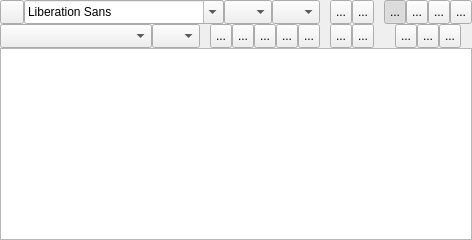
     <widget class="QWidget" name="TextTab">
      <attribute name="title">
       <string>Text</string>
      </attribute>
      <layout class="QVBoxLayout" name="verticalLayout_3">
       <property name="spacing">
        <number>0</number>
       </property>
       <property name="margin">
        <number>0</number>
       </property>
       <item>
        <layout class="QHBoxLayout" name="horizontalLayout_2">
         <property name="spacing">
          <number>0</number>
         </property>
         <property name="margin">
          <number>0</number>
         </property>
         <item>
          <widget class="QToolButton" name="TextStyleBT">
           <property name="minimumSize">
            <size>
             <width>24</width>
             <height>24</height>
            </size>
           </property>
           <property name="maximumSize">
            <size>
             <width>24</width>
             <height>24</height>
            </size>
           </property>
           <property name="text">
            <string notr="true"/>
           </property>
           <property name="icon">
            <iconset resource="../../RSCffDiaporama.qrc">
             <normaloff>:/img/db_menu.png</normaloff>:/img/db_menu.png</iconset>
           </property>
           <property name="arrowType">
            <enum>Qt::NoArrow</enum>
           </property>
          </widget>
         </item>
         <item>
          <widget class="QFontComboBox" name="fontStyleCB">
           <property name="sizePolicy">
            <sizepolicy hsizetype="Fixed" vsizetype="Fixed">
             <horstretch>0</horstretch>
             <verstretch>0</verstretch>
            </sizepolicy>
           </property>
           <property name="minimumSize">
            <size>
             <width>200</width>
             <height>24</height>
            </size>
           </property>
           <property name="maximumSize">
            <size>
             <width>200</width>
             <height>24</height>
            </size>
           </property>
           <property name="toolTip">
            <string>Select font family</string>
           </property>
          </widget>
         </item>
         <item>
          <widget class="QComboBox" name="fontSize">
           <property name="sizePolicy">
            <sizepolicy hsizetype="Fixed" vsizetype="Fixed">
             <horstretch>0</horstretch>
             <verstretch>0</verstretch>
            </sizepolicy>
           </property>
           <property name="minimumSize">
            <size>
             <width>48</width>
             <height>24</height>
            </size>
           </property>
           <property name="maximumSize">
            <size>
             <width>48</width>
             <height>24</height>
            </size>
           </property>
           <property name="toolTip">
            <string>Select font size</string>
           </property>
          </widget>
         </item>
         <item>
          <widget class="cCustomColorComboBox" name="FontColorCombo">
           <property name="sizePolicy">
            <sizepolicy hsizetype="Fixed" vsizetype="Fixed">
             <horstretch>0</horstretch>
             <verstretch>0</verstretch>
            </sizepolicy>
           </property>
           <property name="minimumSize">
            <size>
             <width>48</width>
             <height>24</height>
            </size>
           </property>
           <property name="maximumSize">
            <size>
             <width>48</width>
             <height>24</height>
            </size>
           </property>
           <property name="toolTip">
            <string>Select font color</string>
           </property>
           <property name="editable">
            <bool>false</bool>
           </property>
          </widget>
         </item>
         <item>
          <widget class="QLabel" name="label_9">
           <property name="minimumSize">
            <size>
             <width>10</width>
             <height>0</height>
            </size>
           </property>
           <property name="maximumSize">
            <size>
             <width>10</width>
             <height>16777215</height>
            </size>
           </property>
           <property name="text">
            <string/>
           </property>
          </widget>
         </item>
         <item>
          <widget class="QToolButton" name="ListBt">
           <property name="minimumSize">
            <size>
             <width>22</width>
             <height>24</height>
            </size>
           </property>
           <property name="maximumSize">
            <size>
             <width>22</width>
             <height>24</height>
            </size>
           </property>
           <property name="toolTip">
            <string>Bullet list</string>
           </property>
           <property name="text">
            <string notr="true">...</string>
           </property>
           <property name="icon">
            <iconset resource="../../RSCffDiaporama.qrc">
             <normaloff>:/img/Text/text_list.png</normaloff>:/img/Text/text_list.png</iconset>
           </property>
           <property name="checkable">
            <bool>true</bool>
           </property>
           <property name="checked">
            <bool>false</bool>
           </property>
           <property name="autoExclusive">
            <bool>false</bool>
           </property>
          </widget>
         </item>
         <item>
          <widget class="QToolButton" name="ListNbrBt">
           <property name="minimumSize">
            <size>
             <width>22</width>
             <height>24</height>
            </size>
           </property>
           <property name="maximumSize">
            <size>
             <width>22</width>
             <height>24</height>
            </size>
           </property>
           <property name="toolTip">
            <string>Numbered list</string>
           </property>
           <property name="text">
            <string notr="true">...</string>
           </property>
           <property name="icon">
            <iconset resource="../../RSCffDiaporama.qrc">
             <normaloff>:/img/Text/text_list_nbr.png</normaloff>:/img/Text/text_list_nbr.png</iconset>
           </property>
           <property name="checkable">
            <bool>true</bool>
           </property>
           <property name="checked">
            <bool>false</bool>
           </property>
           <property name="autoExclusive">
            <bool>false</bool>
           </property>
          </widget>
         </item>
         <item>
          <widget class="QLabel" name="label_11">
           <property name="minimumSize">
            <size>
             <width>10</width>
             <height>0</height>
            </size>
           </property>
           <property name="maximumSize">
            <size>
             <width>10</width>
             <height>16777215</height>
            </size>
           </property>
           <property name="text">
            <string/>
           </property>
          </widget>
         </item>
         <item>
          <widget class="QToolButton" name="textLeft">
           <property name="minimumSize">
            <size>
             <width>22</width>
             <height>24</height>
            </size>
           </property>
           <property name="maximumSize">
            <size>
             <width>22</width>
             <height>24</height>
            </size>
           </property>
           <property name="toolTip">
            <string>Align left</string>
           </property>
           <property name="text">
            <string notr="true">...</string>
           </property>
           <property name="icon">
            <iconset resource="../../RSCffDiaporama.qrc">
             <normaloff>:/img/Text/text_align_left.png</normaloff>:/img/Text/text_align_left.png</iconset>
           </property>
           <property name="checkable">
            <bool>true</bool>
           </property>
           <property name="checked">
            <bool>true</bool>
           </property>
           <property name="autoExclusive">
            <bool>true</bool>
           </property>
          </widget>
         </item>
         <item>
          <widget class="QToolButton" name="textJustif">
           <property name="minimumSize">
            <size>
             <width>22</width>
             <height>24</height>
            </size>
           </property>
           <property name="maximumSize">
            <size>
             <width>22</width>
             <height>24</height>
            </size>
           </property>
           <property name="toolTip">
            <string>Align justify</string>
           </property>
           <property name="text">
            <string notr="true">...</string>
           </property>
           <property name="icon">
            <iconset resource="../../RSCffDiaporama.qrc">
             <normaloff>:/img/Text/text_align_justif.png</normaloff>:/img/Text/text_align_justif.png</iconset>
           </property>
           <property name="checkable">
            <bool>true</bool>
           </property>
           <property name="autoExclusive">
            <bool>true</bool>
           </property>
          </widget>
         </item>
         <item>
          <widget class="QToolButton" name="textCenter">
           <property name="minimumSize">
            <size>
             <width>22</width>
             <height>24</height>
            </size>
           </property>
           <property name="maximumSize">
            <size>
             <width>22</width>
             <height>24</height>
            </size>
           </property>
           <property name="toolTip">
            <string>Align center</string>
           </property>
           <property name="text">
            <string notr="true">...</string>
           </property>
           <property name="icon">
            <iconset resource="../../RSCffDiaporama.qrc">
             <normaloff>:/img/Text/text_align_center.png</normaloff>:/img/Text/text_align_center.png</iconset>
           </property>
           <property name="checkable">
            <bool>true</bool>
           </property>
           <property name="autoExclusive">
            <bool>true</bool>
           </property>
          </widget>
         </item>
         <item>
          <widget class="QToolButton" name="textRight">
           <property name="minimumSize">
            <size>
             <width>22</width>
             <height>24</height>
            </size>
           </property>
           <property name="maximumSize">
            <size>
             <width>22</width>
             <height>24</height>
            </size>
           </property>
           <property name="toolTip">
            <string>Align right</string>
           </property>
           <property name="text">
            <string notr="true">...</string>
           </property>
           <property name="icon">
            <iconset resource="../../RSCffDiaporama.qrc">
             <normaloff>:/img/Text/text_align_right.png</normaloff>:/img/Text/text_align_right.png</iconset>
           </property>
           <property name="checkable">
            <bool>true</bool>
           </property>
           <property name="autoExclusive">
            <bool>true</bool>
           </property>
          </widget>
         </item>
         <item>
          <spacer name="horizontalSpacer_5">
           <property name="orientation">
            <enum>Qt::Horizontal</enum>
           </property>
           <property name="sizeHint" stdset="0">
            <size>
             <width>0</width>
             <height>20</height>
            </size>
           </property>
          </spacer>
         </item>
        </layout>
       </item>
       <item>
        <layout class="QHBoxLayout" name="horizontalLayout_6">
         <property name="spacing">
          <number>0</number>
         </property>
         <property name="margin">
          <number>0</number>
         </property>
         <item>
          <widget class="QComboBox" name="fontEffectCB">
           <property name="minimumSize">
            <size>
             <width>152</width>
             <height>24</height>
            </size>
           </property>
           <property name="maximumSize">
            <size>
             <width>152</width>
             <height>24</height>
            </size>
           </property>
           <property name="toolTip">
            <string>Select font effect (outerline, shadow)</string>
           </property>
           <property name="styleSheet">
            <string notr="true">QComboBox QAbstractItemView {
background: #ffffff;
color: #000000;
}</string>
           </property>
          </widget>
         </item>
         <item>
          <widget class="cCustomColorComboBox" name="StyleShadowColorCombo">
           <property name="sizePolicy">
            <sizepolicy hsizetype="Fixed" vsizetype="Fixed">
             <horstretch>0</horstretch>
             <verstretch>0</verstretch>
            </sizepolicy>
           </property>
           <property name="minimumSize">
            <size>
             <width>48</width>
             <height>24</height>
            </size>
           </property>
           <property name="maximumSize">
            <size>
             <width>48</width>
             <height>24</height>
            </size>
           </property>
           <property name="toolTip">
            <string>Select outerline/shadow color</string>
           </property>
          </widget>
         </item>
         <item>
          <widget class="QLabel" name="label_7">
           <property name="minimumSize">
            <size>
             <width>10</width>
             <height>0</height>
            </size>
           </property>
           <property name="maximumSize">
            <size>
             <width>10</width>
             <height>16777215</height>
            </size>
           </property>
           <property name="text">
            <string/>
           </property>
          </widget>
         </item>
         <item>
          <widget class="QToolButton" name="bold">
           <property name="minimumSize">
            <size>
             <width>22</width>
             <height>24</height>
            </size>
           </property>
           <property name="maximumSize">
            <size>
             <width>22</width>
             <height>24</height>
            </size>
           </property>
           <property name="toolTip">
            <string>Set text to Bold</string>
           </property>
           <property name="text">
            <string notr="true">...</string>
           </property>
           <property name="icon">
            <iconset resource="../../RSCffDiaporama.qrc">
             <normaloff>:/img/Text/text_bold.png</normaloff>:/img/Text/text_bold.png</iconset>
           </property>
           <property name="checkable">
            <bool>true</bool>
           </property>
           <property name="checked">
            <bool>false</bool>
           </property>
          </widget>
         </item>
         <item>
          <widget class="QToolButton" name="Italic">
           <property name="minimumSize">
            <size>
             <width>22</width>
             <height>24</height>
            </size>
           </property>
           <property name="maximumSize">
            <size>
             <width>22</width>
             <height>24</height>
            </size>
           </property>
           <property name="toolTip">
            <string>Set text to Italic</string>
           </property>
           <property name="text">
            <string notr="true">...</string>
           </property>
           <property name="icon">
            <iconset resource="../../RSCffDiaporama.qrc">
             <normaloff>:/img/Text/text_italic.png</normaloff>:/img/Text/text_italic.png</iconset>
           </property>
           <property name="checkable">
            <bool>true</bool>
           </property>
          </widget>
         </item>
         <item>
          <widget class="QToolButton" name="Souligne">
           <property name="minimumSize">
            <size>
             <width>22</width>
             <height>24</height>
            </size>
           </property>
           <property name="maximumSize">
            <size>
             <width>22</width>
             <height>24</height>
            </size>
           </property>
           <property name="toolTip">
            <string>Set text to Underline</string>
           </property>
           <property name="text">
            <string notr="true">...</string>
           </property>
           <property name="icon">
            <iconset resource="../../RSCffDiaporama.qrc">
             <normaloff>:/img/Text/text_underline.png</normaloff>:/img/Text/text_underline.png</iconset>
           </property>
           <property name="checkable">
            <bool>true</bool>
           </property>
          </widget>
         </item>
         <item>
          <widget class="QToolButton" name="TextSuperBt">
           <property name="minimumSize">
            <size>
             <width>22</width>
             <height>24</height>
            </size>
           </property>
           <property name="maximumSize">
            <size>
             <width>22</width>
             <height>24</height>
            </size>
           </property>
           <property name="toolTip">
            <string>Set text to superscript</string>
           </property>
           <property name="text">
            <string notr="true">...</string>
           </property>
           <property name="icon">
            <iconset resource="../../RSCffDiaporama.qrc">
             <normaloff>:/img/Text/text_super.png</normaloff>:/img/Text/text_super.png</iconset>
           </property>
           <property name="checkable">
            <bool>true</bool>
           </property>
          </widget>
         </item>
         <item>
          <widget class="QToolButton" name="TextSubBt">
           <property name="minimumSize">
            <size>
             <width>22</width>
             <height>24</height>
            </size>
           </property>
           <property name="maximumSize">
            <size>
             <width>22</width>
             <height>24</height>
            </size>
           </property>
           <property name="toolTip">
            <string>Set text to subscript</string>
           </property>
           <property name="text">
            <string notr="true">...</string>
           </property>
           <property name="icon">
            <iconset resource="../../RSCffDiaporama.qrc">
             <normaloff>:/img/Text/text_sub.png</normaloff>:/img/Text/text_sub.png</iconset>
           </property>
           <property name="checkable">
            <bool>true</bool>
           </property>
          </widget>
         </item>
         <item>
          <widget class="QLabel" name="label_8">
           <property name="minimumSize">
            <size>
             <width>10</width>
             <height>0</height>
            </size>
           </property>
           <property name="maximumSize">
            <size>
             <width>10</width>
             <height>16777215</height>
            </size>
           </property>
           <property name="text">
            <string/>
           </property>
          </widget>
         </item>
         <item>
          <widget class="QToolButton" name="IndentInBt">
           <property name="minimumSize">
            <size>
             <width>22</width>
             <height>24</height>
            </size>
           </property>
           <property name="maximumSize">
            <size>
             <width>22</width>
             <height>24</height>
            </size>
           </property>
           <property name="toolTip">
            <string>Increase indent</string>
           </property>
           <property name="text">
            <string notr="true">...</string>
           </property>
           <property name="icon">
            <iconset resource="../../RSCffDiaporama.qrc">
             <normaloff>:/img/Text/text_indent_in.png</normaloff>:/img/Text/text_indent_in.png</iconset>
           </property>
           <property name="autoExclusive">
            <bool>false</bool>
           </property>
          </widget>
         </item>
         <item>
          <widget class="QToolButton" name="IndentOutBt">
           <property name="minimumSize">
            <size>
             <width>22</width>
             <height>24</height>
            </size>
           </property>
           <property name="maximumSize">
            <size>
             <width>22</width>
             <height>24</height>
            </size>
           </property>
           <property name="toolTip">
            <string>decrease indent</string>
           </property>
           <property name="text">
            <string notr="true">...</string>
           </property>
           <property name="icon">
            <iconset resource="../../RSCffDiaporama.qrc">
             <normaloff>:/img/Text/text_indent_out.png</normaloff>:/img/Text/text_indent_out.png</iconset>
           </property>
           <property name="autoExclusive">
            <bool>false</bool>
           </property>
          </widget>
         </item>
         <item>
          <widget class="QLabel" name="label_10">
           <property name="minimumSize">
            <size>
             <width>21</width>
             <height>0</height>
            </size>
           </property>
           <property name="maximumSize">
            <size>
             <width>21</width>
             <height>16777215</height>
            </size>
           </property>
           <property name="text">
            <string/>
           </property>
          </widget>
         </item>
         <item>
          <widget class="QToolButton" name="textUp">
           <property name="minimumSize">
            <size>
             <width>22</width>
             <height>24</height>
            </size>
           </property>
           <property name="maximumSize">
            <size>
             <width>22</width>
             <height>24</height>
            </size>
           </property>
           <property name="toolTip">
            <string>Align top</string>
           </property>
           <property name="text">
            <string notr="true">...</string>
           </property>
           <property name="icon">
            <iconset resource="../../RSCffDiaporama.qrc">
             <normaloff>:/img/Text/text_align_vup.png</normaloff>:/img/Text/text_align_vup.png</iconset>
           </property>
           <property name="checkable">
            <bool>true</bool>
           </property>
           <property name="autoExclusive">
            <bool>true</bool>
           </property>
          </widget>
         </item>
         <item>
          <widget class="QToolButton" name="textVCenter">
           <property name="minimumSize">
            <size>
             <width>22</width>
             <height>24</height>
            </size>
           </property>
           <property name="maximumSize">
            <size>
             <width>22</width>
             <height>24</height>
            </size>
           </property>
           <property name="toolTip">
            <string>Align in the middle</string>
           </property>
           <property name="text">
            <string notr="true">...</string>
           </property>
           <property name="icon">
            <iconset resource="../../RSCffDiaporama.qrc">
             <normaloff>:/img/Text/text_align_vcenter.png</normaloff>:/img/Text/text_align_vcenter.png</iconset>
           </property>
           <property name="checkable">
            <bool>true</bool>
           </property>
           <property name="autoExclusive">
            <bool>true</bool>
           </property>
          </widget>
         </item>
         <item>
          <widget class="QToolButton" name="textBottom">
           <property name="minimumSize">
            <size>
             <width>22</width>
             <height>24</height>
            </size>
           </property>
           <property name="maximumSize">
            <size>
             <width>22</width>
             <height>24</height>
            </size>
           </property>
           <property name="toolTip">
            <string>Align bottom</string>
           </property>
           <property name="text">
            <string notr="true">...</string>
           </property>
           <property name="icon">
            <iconset resource="../../RSCffDiaporama.qrc">
             <normaloff>:/img/Text/text_align_vbottom.png</normaloff>:/img/Text/text_align_vbottom.png</iconset>
           </property>
           <property name="checkable">
            <bool>true</bool>
           </property>
           <property name="checked">
            <bool>false</bool>
           </property>
           <property name="autoExclusive">
            <bool>true</bool>
           </property>
          </widget>
         </item>
         <item>
          <spacer name="horizontalSpacer_2">
           <property name="orientation">
            <enum>Qt::Horizontal</enum>
           </property>
           <property name="sizeHint" stdset="0">
            <size>
             <width>0</width>
             <height>20</height>
            </size>
           </property>
          </spacer>
         </item>
        </layout>
       </item>
       <item>
        <widget class="QTextEdit" name="TextEdit">
         <property name="html">
          <string notr="true">&lt;!DOCTYPE HTML PUBLIC &quot;-//W3C//DTD HTML 4.0//EN&quot; &quot;http://www.w3.org/TR/REC-html40/strict.dtd&quot;&gt;
&lt;html&gt;&lt;head&gt;&lt;meta name=&quot;qrichtext&quot; content=&quot;1&quot; /&gt;&lt;style type=&quot;text/css&quot;&gt;
p, li { white-space: pre-wrap; }
&lt;/style&gt;&lt;/head&gt;&lt;body style=&quot; font-family:'Sans Serif'; font-size:9pt; font-weight:400; font-style:normal;&quot;&gt;
&lt;p style=&quot;-qt-paragraph-type:empty; margin-top:0px; margin-bottom:0px; margin-left:0px; margin-right:0px; -qt-block-indent:0; text-indent:0px;&quot;&gt;&lt;/p&gt;&lt;/body&gt;&lt;/html&gt;</string>
         </property>
        </widget>
       </item>
      </layout>
     </widget>
